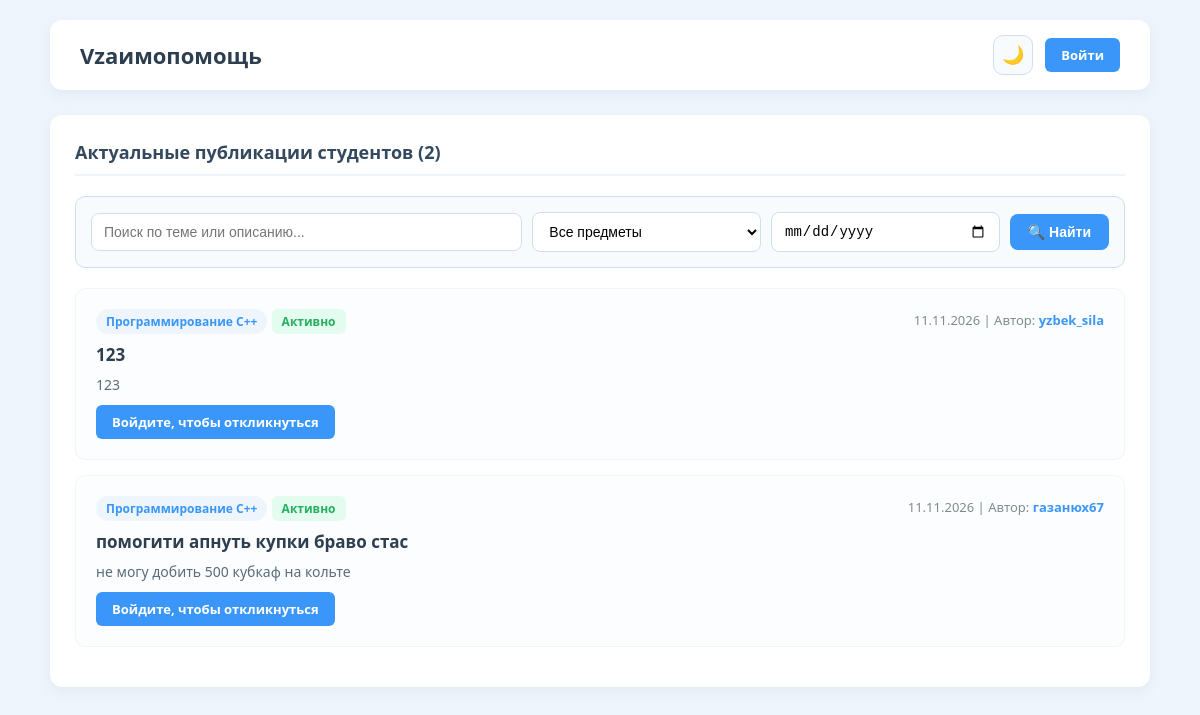
Before: / with the older database file.
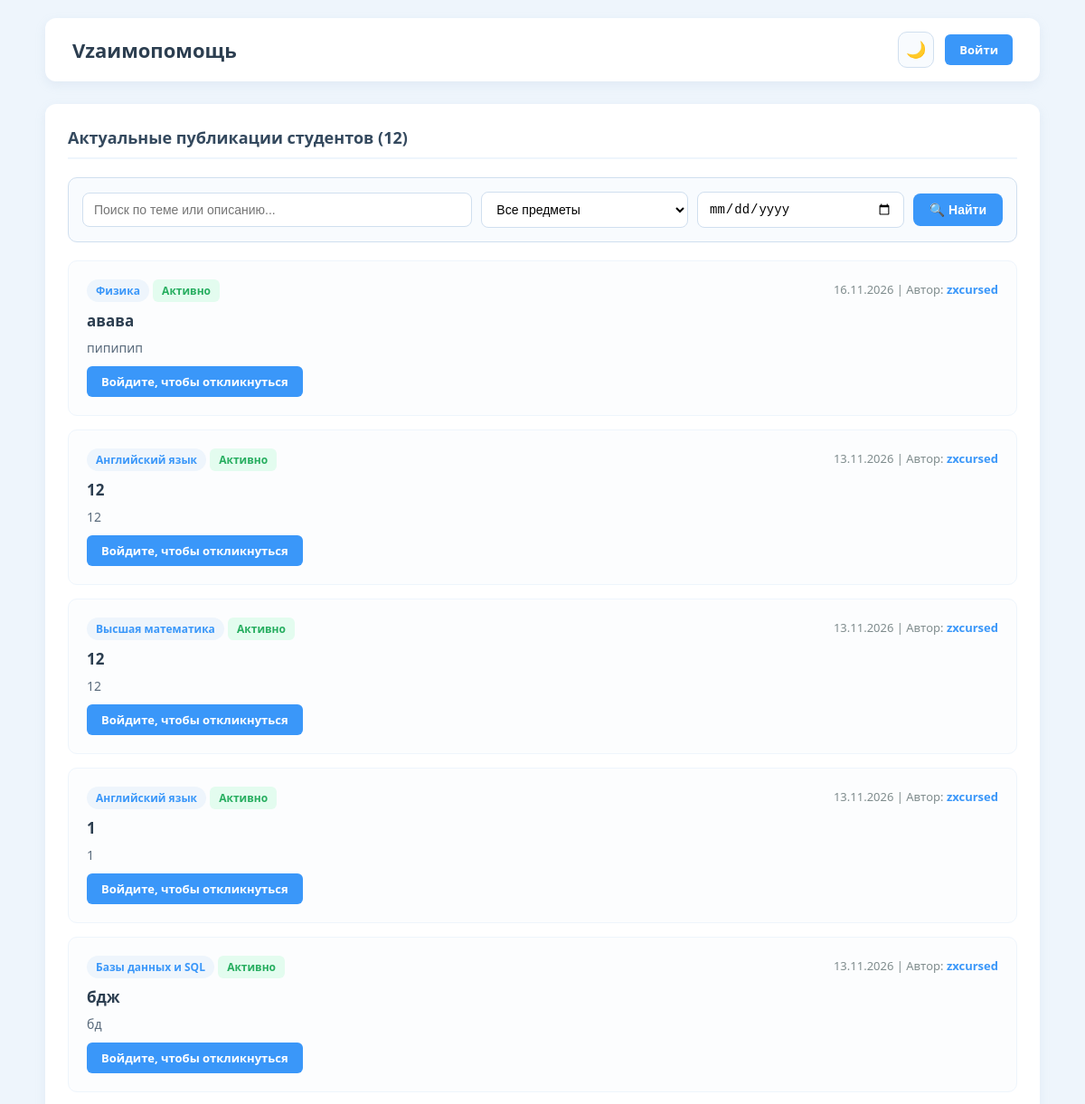
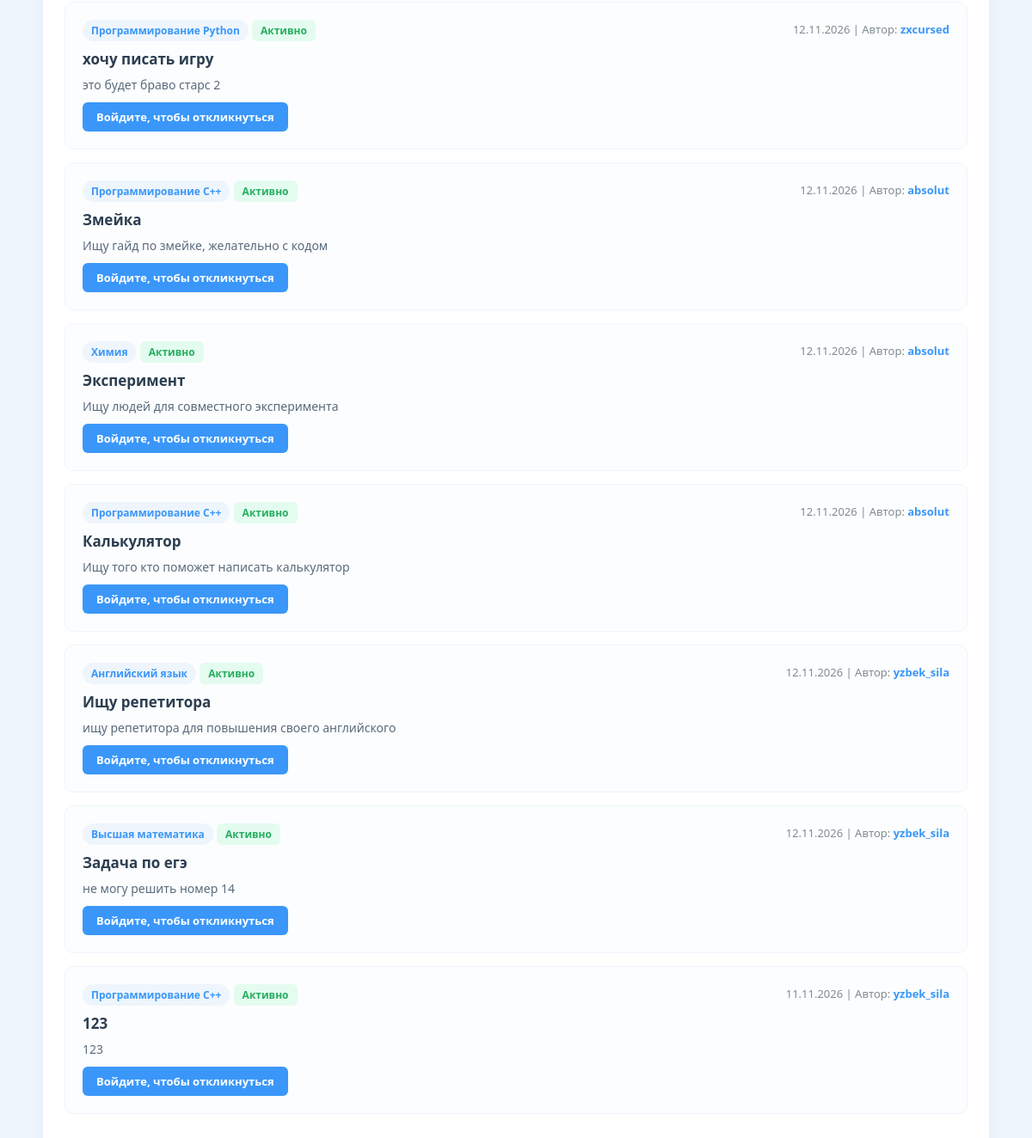
After: the same page with the newer database file (2 pictures, top to bottom).
### tables this page shows
CREATE TABLE offers (
            id INTEGER PRIMARY KEY AUTOINCREMENT,
            user_id INTEGER NOT NULL,
            category_id INTEGER NOT NULL,
            title TEXT NOT NULL,
            description TEXT NOT NULL,
            status TEXT DEFAULT 'Активно',
            created_at DATETIME DEFAULT CURRENT_TIMESTAMP, contact_link TEXT DEFAULT '',
            FOREIGN KEY (user_id) REFERENCES users(id) ON DELETE CASCADE,
            FOREIGN KEY (category_id) REFERENCES categories(id)
        );

CREATE TABLE users (
            id INTEGER PRIMARY KEY AUTOINCREMENT,
            name TEXT NOT NULL,
            email TEXT NOT NULL UNIQUE,
            password_hash TEXT NOT NULL,
            bio TEXT DEFAULT '',
            skills TEXT DEFAULT '',
            created_at DATETIME DEFAULT CURRENT_TIMESTAMP
        );

### app/Controllers/OfferController.php (called while the page is built, shortened)
<?php
class OfferController
{
    private OfferModel $offerModel;
    public function __construct(OfferModel $offerModel)
    {
        $this->offerModel = $offerModel;
    }
    public function index(): void
    {
        $currentUserId = $_SESSION['user_id'] ?? 0;
        $searchQuery    = isset($_GET['q']) ? trim($_GET['q']) : '';
        $searchCategory = isset($_GET['category']) ? intval($_GET['category']) : 0;
        $searchDate     = isset($_GET['date']) ? trim($_GET['date']) : '';
        $offersList        = $this->offerModel->getActive($searchQuery, $searchCategory, $searchDate);
        $myRespondedOffers = $currentUserId > 0
            ? $this->offerModel->getUserRespondedOfferIds($currentUserId)
            : [];
        require __DIR__ . '/../Views/offers/index.php';
    }
}

### public/index.php (called while the page is built, shortened)
<?php
require_once __DIR__ . '/../config/database.php';
require_once __DIR__ . '/../app/Models/OfferModel.php';
require_once __DIR__ . '/../app/Controllers/OfferController.php';
$pdo = getDatabaseConnection();
$offerModel = new OfferModel($pdo);
$offerController = new OfferController($offerModel);
$offerController->index();

### app/Models/OfferModel.php (called while the page is built, shortened)
<?php
class OfferModel
{
    private PDO $pdo;
    public function __construct(PDO $pdo)
    {
        $this->pdo = $pdo;
    }
    public function getActive(string $searchQuery = '', int $categoryId = 0, string $date = ''): array
    {
        $sql = 'SELECT offers.*, users.name AS author_name, categories.name AS category_name
                FROM offers
                JOIN users ON offers.user_id = users.id
                JOIN categories ON offers.category_id = categories.id
                WHERE offers.status = "Активно" ';
        $params = [];
        $sql .= 'ORDER BY offers.created_at DESC';
        $stmt = $this->pdo->prepare($sql);
        $stmt->execute($params);
        return $stmt->fetchAll();
    }
}

### app/Views/offers/index.php (the view, shortened to what the changed rows need)
<!DOCTYPE html>
<html lang="ru">
<head>
</head>
<body>
<div class="container">
    <header class="header">
        <h1>Vzаимопомощь</h1>
    </header>
    <main class="card">
        <h2>Актуальные публикации студентов (<?= count($offersList) ?>)</h2>
        <form action="index.php" method="GET" class="search-panel">
            <input type="text" name="q" class="search-input" placeholder="Поиск по теме или описанию..." value="<?= htmlspecialchars($searchQuery) ?>">
            <select name="category" class="search-select">
            </select>
            <input type="date" name="date" class="search-date" value="<?= htmlspecialchars($searchDate) ?>">
            <button type="submit" class="btn-search">🔍 Найти</button>
        </form>
        <?php if (empty($offersList)): ?>
            <p class="no-data">Актуальных публикаций не найдено</p>
        <?php else: ?>
            <?php foreach ($offersList as $offer): ?>
                <div class="offer-item">
                    <div class="offer-meta">
                        <div>
                            <span class="category-badge"><?= htmlspecialchars($offer['category_name']) ?></span>
                            <span class="status-badge active"><?= htmlspecialchars($offer['status']) ?></span>
                        </div>
                        <span class="author-tag">
                            <?= date('d.m.Y', strtotime($offer['created_at'])) ?> |
                            Автор: <a href="user.php?id=<?= (int)$offer['user_id'] ?>" style="color: #3a97f9; text-decoration: none; font-weight: 600;">
                                <?= htmlspecialchars($offer['author_name']) ?>
                            </a>
                        </span>
                    </div>
                    <div class="offer-title"><?= htmlspecialchars($offer['title']) ?></div>
                    <div class="offer-desc"><?= nl2br(htmlspecialchars($offer['description'])) ?></div>
                    <div class="author-actions">
                        <?php if ($currentUserId > 0 && (int)$offer['user_id'] === $currentUserId): ?>
                            <span class="author-tag">Это ваша публикация</span>
                        <?php elseif (in_array($offer['id'], $myRespondedOffers)): ?>
                            <span class="responded-label">✔ Вы уже откликнулись</span>
                        <?php elseif ($currentUserId > 0): ?>
                            <a href="dashboard.php?respond_to=<?= (int)$offer['id'] ?>" class="btn-respond">💬 Откликнуться</a>
                        <?php else: ?>
                            <a href="login.php" class="btn-respond">Войдите, чтобы откликнуться</a>
                        <?php endif; ?>
                    </div>
                </div>
            <?php endforeach; ?>
        <?php endif; ?>
    </main>
</div>
</body>
</html>

Changed rows visible on the page:
no longer on this page (row edited): offers: category_name "Программирование C++", status "Активно", created_at "11.11.2026", user.name "газанюх67", title "помогити апнуть купки браво стас", description "не могу добить 500 кубкаф на кольте", shows "Войдите, чтобы откликнуться"
added offers: category_name "Физика", status "Активно", created_at "16.11.2026", user.name "zxcursed", title "авава", description "пипипип", shows "Войдите, чтобы откликнуться"
added offers: category_name "Английский язык", status "Активно", created_at "13.11.2026", user.name "zxcursed", title "12", description "12", shows "Войдите, чтобы откликнуться"
added offers: category_name "Высшая математика", status "Активно", created_at "13.11.2026", user.name "zxcursed", title "12", description "12", shows "Войдите, чтобы откликнуться"
added offers: category_name "Английский язык", status "Активно", created_at "13.11.2026", user.name "zxcursed", title "1", description "1", shows "Войдите, чтобы откликнуться"
added offers: category_name "Базы данных и SQL", status "Активно", created_at "13.11.2026", user.name "zxcursed", title "бдж", description "бд", shows "Войдите, чтобы откликнуться"
added offers: category_name "Программирование Python", status "Активно", created_at "12.11.2026", user.name "zxcursed", title "хочу писать игру", description "это будет браво старс 2", shows "Войдите, чтобы откликнуться"
added offers: category_name "Программирование C++", status "Активно", created_at "12.11.2026", user.name "absolut", title "Змейка", description "Ищу гайд по змейке, желательно с кодом", shows "Войдите, чтобы откликнуться"
added offers: category_name "Химия", status "Активно", created_at "12.11.2026", user.name "absolut", title "Эксперимент", description "Ищу людей для совместного эксперимента", shows "Войдите, чтобы откликнуться"
added offers: category_name "Программирование C++", status "Активно", created_at "12.11.2026", user.name "absolut", title "Калькулятор", description "Ищу того кто поможет написать калькулятор", shows "Войдите, чтобы откликнуться"
added offers: category_name "Английский язык", status "Активно", created_at "12.11.2026", user.name "yzbek_sila", title "Ищу репетитора", description "ищу репетитора для повышения своего английского", shows "Войдите, чтобы откликнуться"
added offers: category_name "Высшая математика", status "Активно", created_at "12.11.2026", user.name "yzbek_sila", title "Задача по егэ", description "не могу решить номер 14", shows "Войдите, чтобы откликнуться"
Other visible differences:
count($offersList): "2" → "12"
